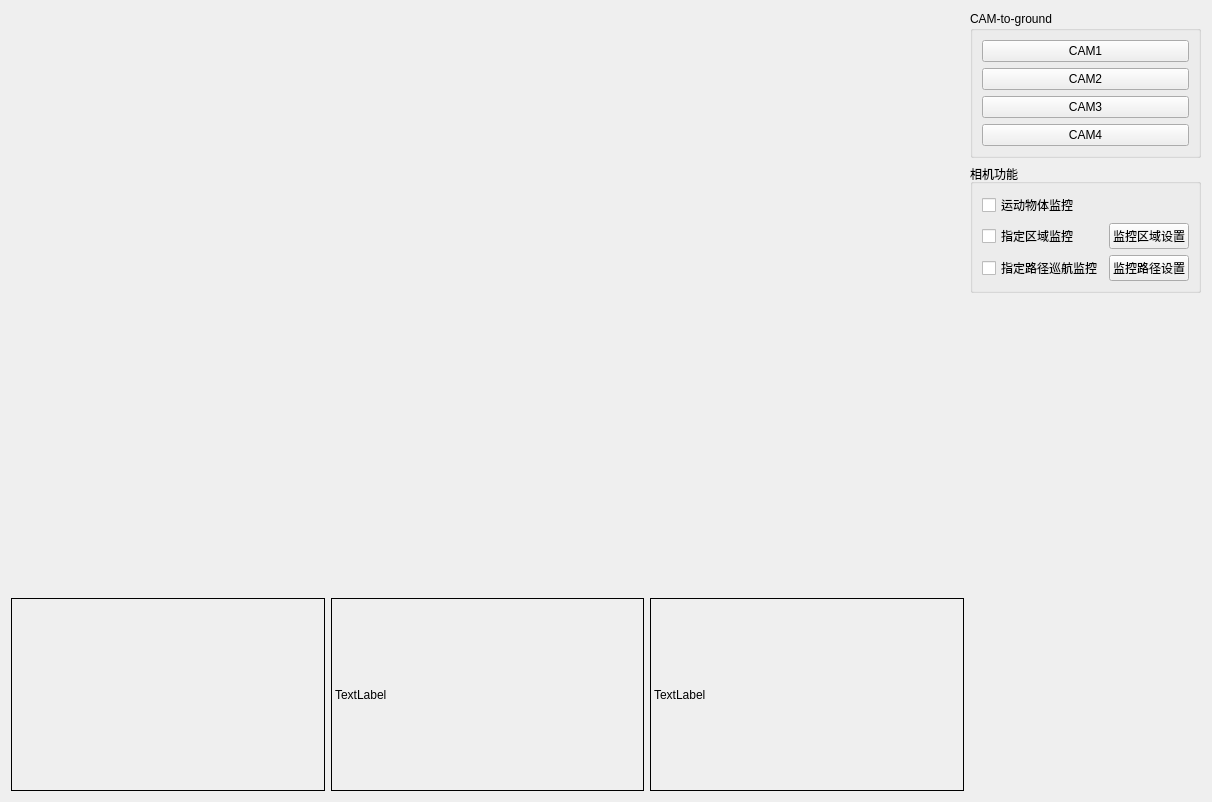
<?xml version="1.0" encoding="UTF-8"?>
<ui version="4.0">
 <class>ToGroudCamView</class>
 <widget class="QWidget" name="ToGroudCamView">
  <property name="geometry">
   <rect>
    <x>0</x>
    <y>0</y>
    <width>1212</width>
    <height>802</height>
   </rect>
  </property>
  <property name="windowTitle">
   <string>Form</string>
  </property>
  <layout class="QGridLayout" name="gridLayout_9" columnstretch="5,0">
   <item row="0" column="0">
    <layout class="QGridLayout" name="gridLayout_5" rowstretch="3,1" rowminimumheight="0,0">
     <item row="0" column="0">
      <layout class="QGridLayout" name="gridLayout_8">
       <item row="0" column="0">
        <widget class="QLabel" name="label_4">
         <property name="text">
          <string/>
         </property>
         <property name="pixmap">
          <pixmap resource="../../build/resources.qrc">:/resources/to-ground.jpg</pixmap>
         </property>
         <property name="scaledContents">
          <bool>true</bool>
         </property>
        </widget>
       </item>
      </layout>
     </item>
     <item row="1" column="0">
      <layout class="QGridLayout" name="gridLayout_6" columnstretch="0,0,0">
       <item row="0" column="1">
        <widget class="QLabel" name="label_2">
         <property name="frameShape">
          <enum>QFrame::Box</enum>
         </property>
         <property name="frameShadow">
          <enum>QFrame::Plain</enum>
         </property>
         <property name="text">
          <string>TextLabel</string>
         </property>
        </widget>
       </item>
       <item row="0" column="2">
        <widget class="QLabel" name="label_3">
         <property name="frameShape">
          <enum>QFrame::Box</enum>
         </property>
         <property name="text">
          <string>TextLabel</string>
         </property>
        </widget>
       </item>
       <item row="0" column="0">
        <widget class="QLabel" name="label">
         <property name="sizePolicy">
          <sizepolicy hsizetype="Preferred" vsizetype="Preferred">
           <horstretch>0</horstretch>
           <verstretch>0</verstretch>
          </sizepolicy>
         </property>
         <property name="autoFillBackground">
          <bool>true</bool>
         </property>
         <property name="styleSheet">
          <string notr="true"/>
         </property>
         <property name="frameShape">
          <enum>QFrame::Box</enum>
         </property>
         <property name="text">
          <string/>
         </property>
         <property name="scaledContents">
          <bool>true</bool>
         </property>
        </widget>
       </item>
      </layout>
     </item>
    </layout>
   </item>
   <item row="0" column="1">
    <layout class="QGridLayout" name="gridLayout">
     <item row="1" column="0">
      <widget class="QGroupBox" name="groupBox_2">
       <property name="title">
        <string>相机功能</string>
       </property>
       <layout class="QGridLayout" name="gridLayout_4">
        <item row="0" column="0">
         <layout class="QGridLayout" name="gridLayout_3">
          <item row="1" column="0">
           <widget class="QCheckBox" name="checkBox_2">
            <property name="text">
             <string>指定区域监控</string>
            </property>
           </widget>
          </item>
          <item row="2" column="0">
           <widget class="QCheckBox" name="checkBox_3">
            <property name="text">
             <string>指定路径巡航监控</string>
            </property>
           </widget>
          </item>
          <item row="0" column="0">
           <widget class="QCheckBox" name="checkBox">
            <property name="text">
             <string>运动物体监控</string>
            </property>
           </widget>
          </item>
          <item row="1" column="1">
           <widget class="QPushButton" name="pushButton_5">
            <property name="text">
             <string>监控区域设置</string>
            </property>
           </widget>
          </item>
          <item row="2" column="1">
           <widget class="QPushButton" name="pushButton_6">
            <property name="text">
             <string>监控路径设置</string>
            </property>
           </widget>
          </item>
         </layout>
        </item>
       </layout>
      </widget>
     </item>
     <item row="2" column="0">
      <spacer name="verticalSpacer">
       <property name="orientation">
        <enum>Qt::Vertical</enum>
       </property>
       <property name="sizeHint" stdset="0">
        <size>
         <width>20</width>
         <height>40</height>
        </size>
       </property>
      </spacer>
     </item>
     <item row="0" column="0">
      <widget class="QGroupBox" name="groupBox">
       <property name="title">
        <string>CAM-to-ground</string>
       </property>
       <layout class="QGridLayout" name="gridLayout_2">
        <item row="0" column="0">
         <widget class="QPushButton" name="pushButton">
          <property name="text">
           <string>CAM1</string>
          </property>
         </widget>
        </item>
        <item row="1" column="0">
         <widget class="QPushButton" name="pushButton_2">
          <property name="text">
           <string>CAM2</string>
          </property>
         </widget>
        </item>
        <item row="2" column="0">
         <widget class="QPushButton" name="pushButton_3">
          <property name="text">
           <string>CAM3</string>
          </property>
         </widget>
        </item>
        <item row="3" column="0">
         <widget class="QPushButton" name="pushButton_4">
          <property name="text">
           <string>CAM4</string>
          </property>
         </widget>
        </item>
       </layout>
      </widget>
     </item>
    </layout>
   </item>
  </layout>
 </widget>
 <resources>
  <include location="../../build/resources.qrc"/>
 </resources>
 <connections/>
</ui>
